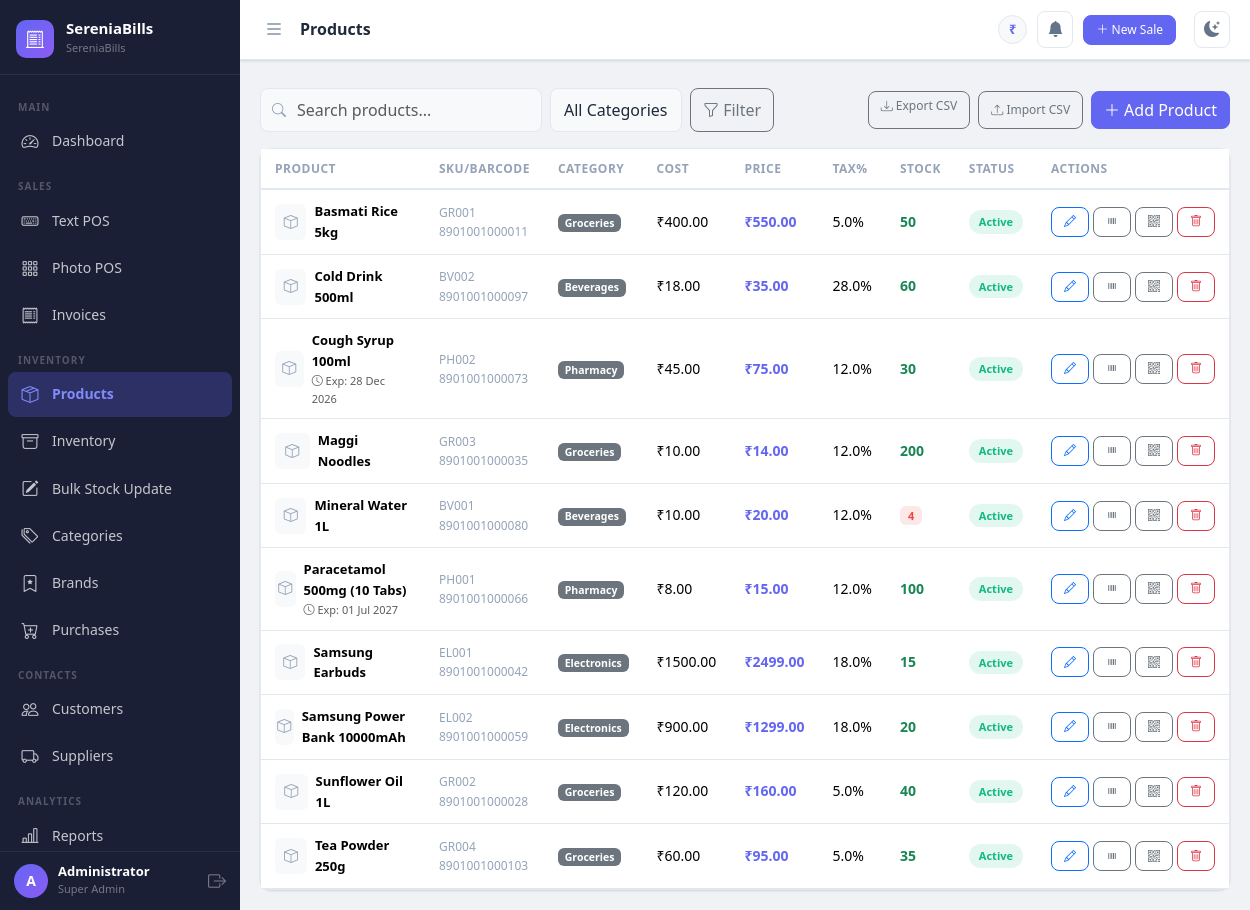
Screenshot of /products (signed in) with the database file from the repository.
### app.py (models this page shows, shortened)
class Settings(db.Model):
    __tablename__ = 'settings'
    id = db.Column(db.Integer, primary_key=True)
    company_name = db.Column(db.String(150), default='SereniaBills')
    logo = db.Column(db.String(255))
    gst_number = db.Column(db.String(50))
    address = db.Column(db.String(255))
    phone = db.Column(db.String(20))
    email = db.Column(db.String(120))
    currency_symbol = db.Column(db.String(10), default='₹')
    invoice_prefix = db.Column(db.String(10), default='INV-')
    default_tax_rate = db.Column(db.Float, default=0)
    theme = db.Column(db.String(20), default='light')
    next_invoice_number = db.Column(db.Integer, default=1)

class User(UserMixin, db.Model):
    __tablename__ = 'users'
    id = db.Column(db.Integer, primary_key=True)
    username = db.Column(db.String(80), unique=True, nullable=False)
    email = db.Column(db.String(120), unique=True)
    password_hash = db.Column(db.String(255), nullable=False)
    full_name = db.Column(db.String(120))
    role_id = db.Column(db.Integer, db.ForeignKey('roles.id'), nullable=False)
    active = db.Column(db.Boolean, default=True)
    created_at = db.Column(db.DateTime, default=datetime.utcnow)
    def is_super_admin(self):
        return self.role and self.role.name == 'super_admin'

class Role(db.Model):
    __tablename__ = 'roles'
    id = db.Column(db.Integer, primary_key=True)
    name = db.Column(db.String(50), unique=True, nullable=False)  # super_admin, staff
    description = db.Column(db.String(255))
    users = db.relationship('User', backref='role', lazy=True)

class Product(db.Model):
    __tablename__ = 'products'
    id = db.Column(db.Integer, primary_key=True)
    name = db.Column(db.String(150), nullable=False)
    sku = db.Column(db.String(50), unique=True)
    barcode = db.Column(db.String(50), unique=True)
    category_id = db.Column(db.Integer, db.ForeignKey('categories.id'))
    brand_id = db.Column(db.Integer, db.ForeignKey('brands.id'))
    cost_price = db.Column(db.Float, default=0)
    selling_price = db.Column(db.Float, default=0)
    tax_percent = db.Column(db.Float, default=0)
    stock_quantity = db.Column(db.Integer, default=0)
    low_stock_threshold = db.Column(db.Integer, default=5)
    description = db.Column(db.Text)
    image = db.Column(db.String(255))
    expiry_date = db.Column(db.Date, nullable=True)
    variant_name = db.Column(db.String(100), nullable=True)
    active = db.Column(db.Boolean, default=True)
    created_at = db.Column(db.DateTime, default=datetime.utcnow)
    is_weight_based = db.Column(db.Boolean, default=False)
    price_unit      = db.Column(db.String(20), default='kg')   # kg / g / litre / piece …
    price_per_unit  = db.Column(db.Float, default=0)           # price for 1 unit
    def is_low_stock(self):
        return self.stock_quantity <= self.low_stock_threshold

class Category(db.Model):
    __tablename__ = 'categories'
    id = db.Column(db.Integer, primary_key=True)
    name = db.Column(db.String(100), unique=True, nullable=False)
    description = db.Column(db.String(255))
    products = db.relationship('Product', backref='category', lazy=True)

### app.py (the view)
@app.route('/products')
@login_required
def products():
    search = request.args.get('search', '')
    category_id = request.args.get('category', '')
    query = Product.query
    if search:
        query = query.filter(db.or_(Product.name.ilike(f'%{search}%'),
                                     Product.sku.ilike(f'%{search}%'),
                                     Product.barcode.ilike(f'%{search}%')))
    if category_id:
        query = query.filter_by(category_id=category_id)
    products_list = query.order_by(Product.name).all()
    categories = Category.query.all()
    return render_template('products.html', products=products_list, categories=categories,
                            search=search, category_id=category_id)

### app.py (called while the page is built)
@login_manager.user_loader
def load_user(user_id):
    return User.query.get(int(user_id))

def get_settings():
    settings = Settings.query.first()
    if not settings:
        settings = Settings()
        db.session.add(settings)
        db.session.commit()
    return settings

@app.context_processor
def inject_globals():
    return dict(settings=get_settings(), now=datetime.utcnow())

### templates/products.html (shortened to what this page needs)
{% extends "base.html" %}
{% block page_title %}Products{% endblock %}
{% block content %}
<div class="d-flex justify-content-between align-items-center mb-3 flex-wrap gap-2">
  <form class="d-flex gap-2 flex-wrap" method="GET">
    <div class="pos-search-bar">
      <i class="bi bi-search"></i>
      <input name="search" class="form-control" placeholder="Search products..." value="{{ search }}" style="min-width:220px">
    </div>
    <select name="category" class="form-select" style="width:auto">
      <option value="">All Categories</option>
    </select>
    <button class="btn btn-outline-secondary" type="submit"><i class="bi bi-funnel"></i> Filter</button>
  </form>
  <div class="d-flex gap-2">
    <a href="{{ url_for('export_products_csv') }}" class="btn btn-outline-secondary btn-sm"><i class="bi bi-download"></i> Export CSV</a>
    <button class="btn btn-outline-secondary btn-sm" data-bs-toggle="modal" data-bs-target="#importModal"><i class="bi bi-upload"></i> Import CSV</button>
    <a href="{{ url_for('add_product') }}" class="btn btn-primary"><i class="bi bi-plus-lg me-1"></i>Add Product</a>
  </div>
</div>
<div class="card">
  <div class="card-body p-0">
    <div class="table-responsive">
      <table class="table mb-0">
        <thead><tr>
          <th>Product</th><th>SKU/Barcode</th><th>Category</th><th>Cost</th><th>Price</th><th>Tax%</th><th>Stock</th><th>Status</th><th>Actions</th>
        </tr></thead>
        <tbody>
          {% for product in products %}
          <tr>
            <td>
              <div class="d-flex align-items-center gap-2">
                {% if product.image %}
                <img src="/static/uploads/{{ product.image }}" style="width:36px;height:36px;border-radius:6px;object-fit:cover">
                {% else %}
                <div style="width:36px;height:36px;border-radius:6px;background:var(--bg-surface2);display:flex;align-items:center;justify-content:center;color:var(--text-muted)"><i class="bi bi-box"></i></div>
                {% endif %}
                <div>
                  <div class="fw-bold" style="font-size:13px">{{ product.name }}</div>
                  {% if product.expiry_date %}
                  <div class="{% if (product.expiry_date - now.date()).days < 30 %}expiry-soon{% else %}text-muted{% endif %}" style="font-size:11px">
                    <i class="bi bi-clock"></i> Exp: {{ product.expiry_date.strftime('%d %b %Y') }}
                  </div>
                  {% endif %}
                </div>
              </div>
            </td>
            <td style="font-size:12px;color:var(--text-muted)">
              {{ product.sku or '—' }}<br>{{ product.barcode or '—' }}
            </td>
            <td><span class="badge bg-secondary">{{ product.category.name if product.category else '—' }}</span></td>
            <td>{{ settings.currency_symbol }}{{ "%.2f"|format(product.cost_price) }}</td>
            <td class="fw-bold" style="color:var(--brand-accent)">{{ settings.currency_symbol }}{{ "%.2f"|format(product.selling_price) }}</td>
            <td>{{ product.tax_percent }}%</td>
            <td>
              {% if product.is_low_stock() %}
              <span class="low-stock-badge">{{ product.stock_quantity }}</span>
              {% else %}
              <span class="text-success fw-bold">{{ product.stock_quantity }}</span>
              {% endif %}
            </td>
            <td><span class="status-badge {% if product.active %}status-completed{% else %}status-returned{% endif %}">{{ 'Active' if product.active else 'Inactive' }}</span></td>
            <td>
              <div class="d-flex gap-1">
                <a href="{{ url_for('edit_product', product_id=product.id) }}" class="btn btn-sm btn-outline-primary" title="Edit"><i class="bi bi-pencil"></i></a>
                <a href="{{ url_for('product_barcode', product_id=product.id) }}" target="_blank" class="btn btn-sm btn-outline-secondary" title="Barcode"><i class="bi bi-upc"></i></a>
                <a href="{{ url_for('product_qrcode', product_id=product.id) }}" target="_blank" class="btn btn-sm btn-outline-secondary" title="QR"><i class="bi bi-qr-code"></i></a>
                {% if current_user.is_super_admin() %}
                <form method="POST" action="{{ url_for('delete_product', product_id=product.id) }}" onsubmit="return confirm('Deactivate this product?')">
                  <button class="btn btn-sm btn-outline-danger" title="Delete"><i class="bi bi-trash"></i></button>
                </form>
                {% endif %}
              </div>
            </td>
          </tr>
          {% else %}
          <tr><td colspan="9"><div class="empty-state"><i class="bi bi-box-seam"></i><p>No products found. <a href="{{ url_for('add_product') }}">Add one!</a></p></div></td></tr>
          {% endfor %}
        </tbody>
      </table>
    </div>
  </div>
</div>
{% endblock %}

### templates/base.html (shortened to what this page needs)
<!DOCTYPE html>
<html lang="en" data-theme="{{ settings.theme }}">
<head>
    <link rel="stylesheet" href="https://cdn.jsdelivr.net/npm/bootstrap@5.3.2/dist/css/bootstrap.min.css">
    <link rel="stylesheet" href="https://cdn.jsdelivr.net/npm/bootstrap-icons@1.11.3/font/bootstrap-icons.css">
    <link rel="stylesheet" href="{{ url_for('static', filename='css/main.css') }}">
</head>
<body>
<div class="sb-wrapper">
  <nav id="sidebar" class="sb-sidebar">
    <div class="sb-brand">
      {% if settings.logo %}
        <img src="{{ url_for('static', filename='uploads/' + settings.logo) }}" class="sb-logo-img" alt="Logo">
      {% else %}
        <div class="sb-logo-icon"><i class="bi bi-receipt-cutoff"></i></div>
      {% endif %}
      <div class="sb-brand-text">
        <span class="sb-brand-name">SereniaBills</span>
        <span class="sb-brand-tagline">{{ settings.company_name }}</span>
      </div>
    </div>
    <div class="sb-nav">
      <div class="sb-section-label">Main</div>
      <a href="{{ url_for('dashboard') }}" class="sb-link {% if request.endpoint == 'dashboard' %}active{% endif %}">
        <i class="bi bi-speedometer2"></i><span>Dashboard</span>
      </a>
      <div class="sb-section-label">Sales</div>
      <a href="{{ url_for('pos_text') }}" class="sb-link {% if request.endpoint == 'pos_text' %}active{% endif %}">
        <i class="bi bi-keyboard"></i><span>Text POS</span>
      </a>
      <a href="{{ url_for('pos_photo') }}" class="sb-link {% if request.endpoint == 'pos_photo' %}active{% endif %}">
        <i class="bi bi-grid-3x3-gap"></i><span>Photo POS</span>
      </a>
      <a href="{{ url_for('invoices') }}" class="sb-link {% if request.endpoint == 'invoices' %}active{% endif %}">
        <i class="bi bi-receipt"></i><span>Invoices</span>
      </a>
      <div class="sb-section-label">Inventory</div>
      <a href="{{ url_for('products') }}" class="sb-link {% if request.endpoint in ['products','add_product','edit_product'] %}active{% endif %}">
        <i class="bi bi-box-seam"></i><span>Products</span>
      </a>
      <a href="{{ url_for('inventory') }}" class="sb-link {% if request.endpoint == 'inventory' %}active{% endif %}">
        <i class="bi bi-archive"></i><span>Inventory</span>
      </a>
      <a href="{{ url_for('bulk_stock_update') }}" class="sb-link {% if request.endpoint == 'bulk_stock_update' %}active{% endif %}">
        <i class="bi bi-pencil-square"></i><span>Bulk Stock Update</span>
      </a>
      <a href="{{ url_for('categories') }}" class="sb-link {% if request.endpoint == 'categories' %}active{% endif %}">
        <i class="bi bi-tags"></i><span>Categories</span>
      </a>
      <a href="{{ url_for('brands') }}" class="sb-link {% if request.endpoint == 'brands' %}active{% endif %}">
        <i class="bi bi-bookmark-star"></i><span>Brands</span>
      </a>
      <a href="{{ url_for('purchases') }}" class="sb-link {% if request.endpoint in ['purchases','add_purchase'] %}active{% endif %}">
        <i class="bi bi-cart-plus"></i><span>Purchases</span>
      </a>
      <div class="sb-section-label">Contacts</div>
      <a href="{{ url_for('customers') }}" class="sb-link {% if 'customer' in request.endpoint %}active{% endif %}">
        <i class="bi bi-people"></i><span>Customers</span>
      </a>
      <a href="{{ url_for('suppliers') }}" class="sb-link {% if 'supplier' in request.endpoint %}active{% endif %}">
        <i class="bi bi-truck"></i><span>Suppliers</span>
      </a>
      <div class="sb-section-label">Analytics</div>
      <a href="{{ url_for('reports') }}" class="sb-link {% if 'report' in request.endpoint and 'daily' not in request.endpoint %}active{% endif %}">
        <i class="bi bi-bar-chart-line"></i><span>Reports</span>
      </a>
    </div>
    <div class="sb-footer">
      <div class="sb-user-info">
        <div class="sb-user-avatar">{{ current_user.username[0].upper() }}</div>
        <div>
          <div class="sb-user-name">{{ current_user.full_name or current_user.username }}</div>
          <div class="sb-user-role">{{ current_user.role.name.replace('_',' ').title() }}</div>
        </div>
      </div>
      <a href="{{ url_for('logout') }}" class="sb-logout" title="Logout"><i class="bi bi-box-arrow-right"></i></a>
    </div>
  </nav>
  <div class="sb-content" id="sbContent">
    <div class="sb-topbar">
      <button class="sb-toggle-btn" id="sidebarToggle" onclick="toggleSidebar()">
        <i class="bi bi-list"></i>
      </button>
      <div class="sb-topbar-title">{% block page_title %}{% endblock %}</div>
      <div class="sb-topbar-right">
        <span class="sb-currency-badge">{{ settings.currency_symbol }}</span>
        <div class="position-relative" id="alertBellWrap" style="cursor:pointer" onclick="toggleAlertDropdown()">
          <button class="sb-theme-btn" title="Stock Alerts">
            <i class="bi bi-bell-fill" id="bellIcon"></i>
          </button>
        </div>
        <a href="{{ url_for('pos_text') }}" class="btn btn-sm btn-primary me-2">
          <i class="bi bi-plus-lg"></i> New Sale
        </a>
        <button class="sb-theme-btn" onclick="toggleTheme()" title="Toggle Dark/Light">
          <i class="bi bi-moon-stars-fill" id="themeIcon"></i>
        </button>
      </div>
    </div>
    <div class="px-3 pt-2">
    </div>
    <div class="sb-main-content">
      {% block content %}{% endblock %}
    </div>
  </div>
</div>
</body>
</html>

### rows the page displays
Settings: company_name "SereniaBills", currency_symbol "₹"
User: username "A", full_name "Administrator"
Role: role.name.replace "Super Admin"
Product: name "Basmati Rice 5kg", sku "GR001", barcode "8901001000011", category "Groceries", cost_price "400.00", selling_price "550.00", tax_percent "5.0", stock_quantity "50", active "Active"
Product: name "Cold Drink 500ml", sku "BV002", barcode "8901001000097", category "Beverages", cost_price "18.00", selling_price "35.00", tax_percent "28.0", stock_quantity "60", active "Active"
Product: name "Cough Syrup 100ml", expiry_date "28 Dec 2026", sku "PH002", barcode "8901001000073", category "Pharmacy", cost_price "45.00", selling_price "75.00", tax_percent "12.0", stock_quantity "30", active "Active"
Product: name "Maggi Noodles", sku "GR003", barcode "8901001000035", category "Groceries", cost_price "10.00", selling_price "14.00", tax_percent "12.0", stock_quantity "200", active "Active"
Product: name "Mineral Water 1L", sku "BV001", barcode "8901001000080", category "Beverages", cost_price "10.00", selling_price "20.00", tax_percent "12.0", stock_quantity "4", active "Active"
Product: name "Paracetamol 500mg (10 Tabs)", expiry_date "01 Jul 2027", sku "PH001", barcode "8901001000066", category "Pharmacy", cost_price "8.00", selling_price "15.00", tax_percent "12.0", stock_quantity "100", active "Active"
Product: name "Samsung Earbuds", sku "EL001", barcode "8901001000042", category "Electronics", cost_price "1500.00", selling_price "2499.00", tax_percent "18.0", stock_quantity "15", active "Active"
Product: name "Samsung Power Bank 10000mAh", sku "EL002", barcode "8901001000059", category "Electronics", cost_price "900.00", selling_price "1299.00", tax_percent "18.0", stock_quantity "20", active "Active"
Product: name "Sunflower Oil 1L", sku "GR002", barcode "8901001000028", category "Groceries", cost_price "120.00", selling_price "160.00", tax_percent "5.0", stock_quantity "40", active "Active"
Product: name "Tea Powder 250g", sku "GR004", barcode "8901001000103", category "Groceries", cost_price "60.00", selling_price "95.00", tax_percent "5.0", stock_quantity "35", active "Active"
